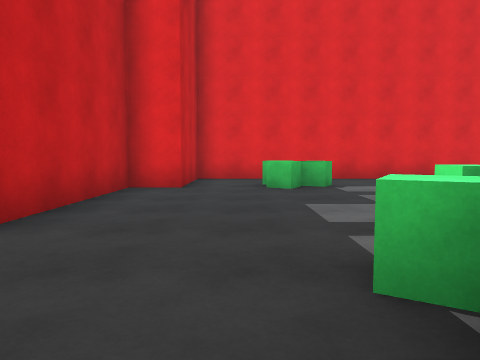
View 1 (above)

21 first-person views from a walk through a 3-D level made in the Unity game engine. The camera is 1.2 m above the floor, tilts 4° down and sees 70° across. The floor is counted in squares, 2 m on a side. Each view is taken from the middle of a square. On the plan, view 1 faces up. The plan holds only what a view shows up to about 10 squares ahead; the rest is blank. The place goes on beyond the plan. Some animated figures are left out.

View 2
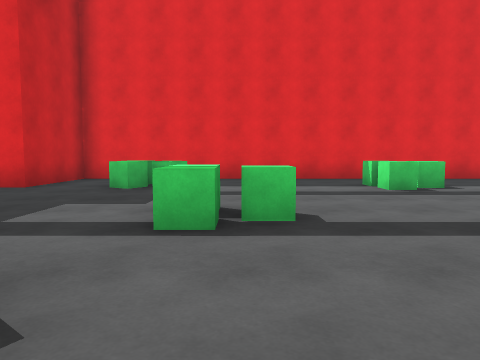

View 3
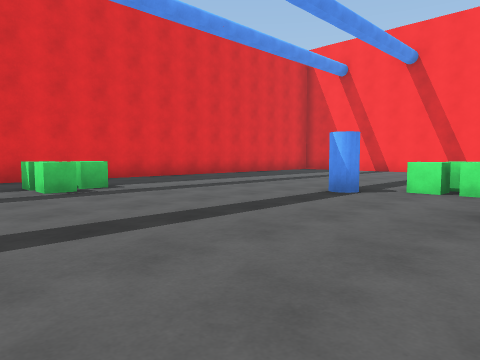

View 4
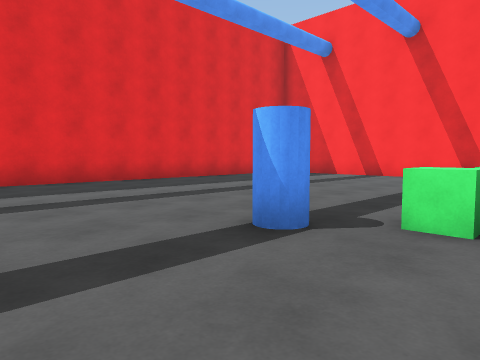

View 5
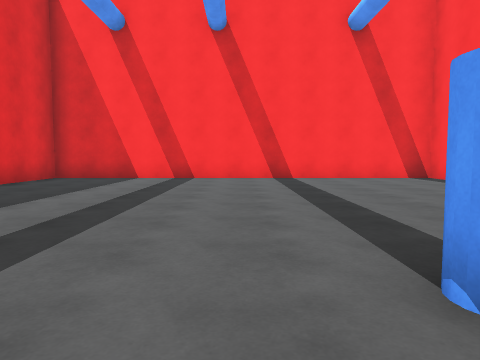

View 6
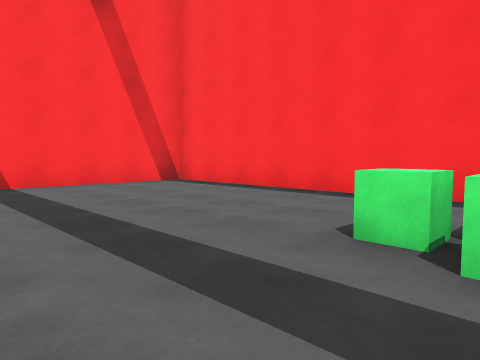

View 7
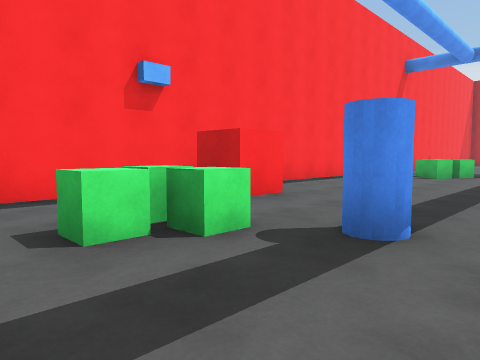

View 8
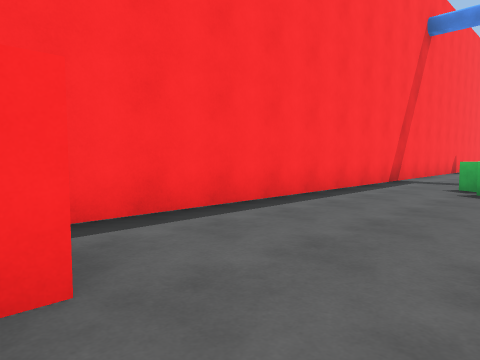

View 9
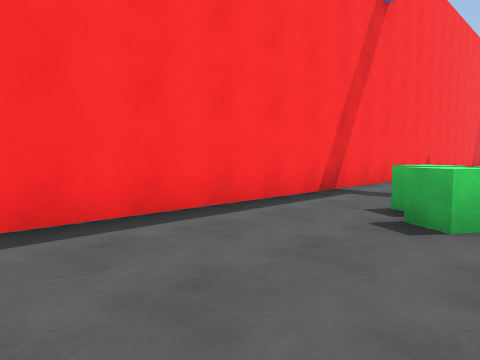

View 10
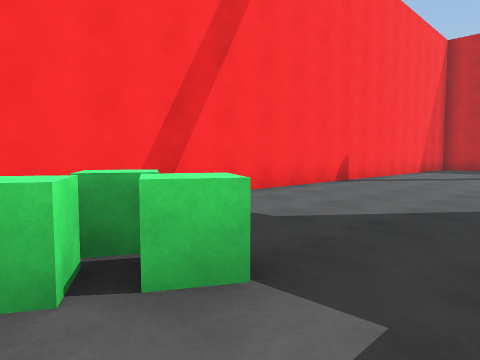

View 11
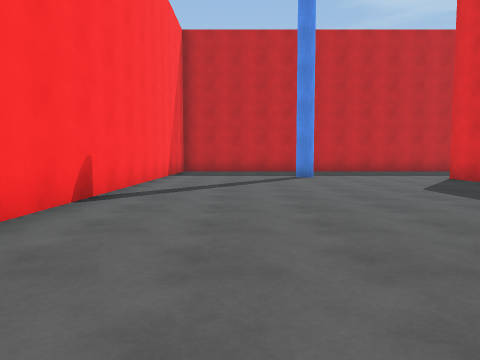

View 12
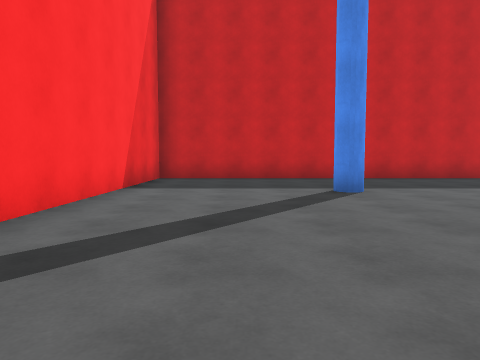

View 13
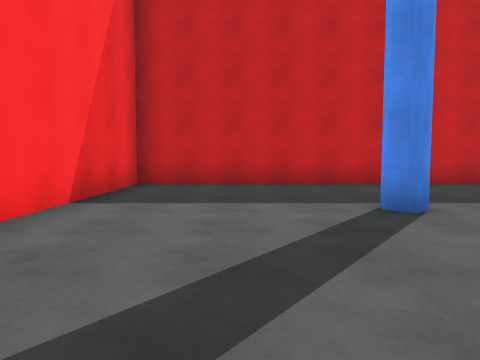

View 14
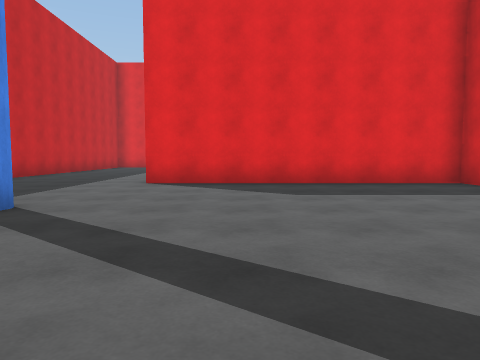

View 15
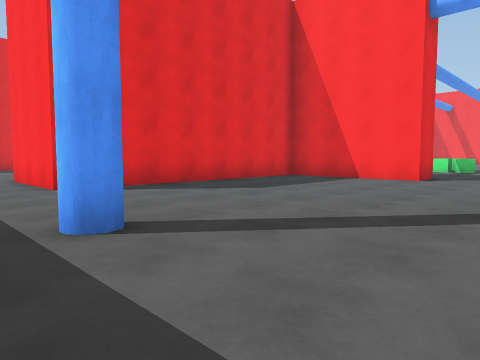

View 16
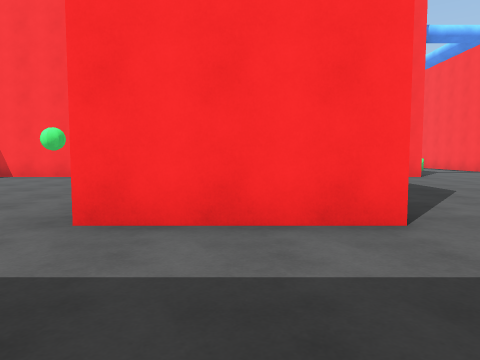

View 17
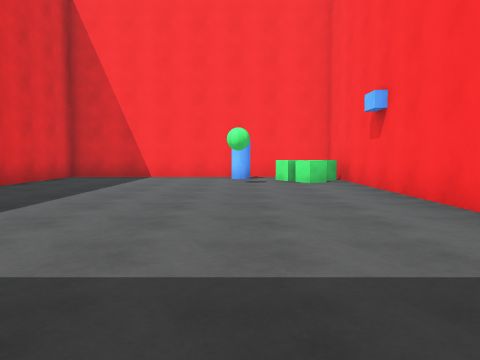

View 18
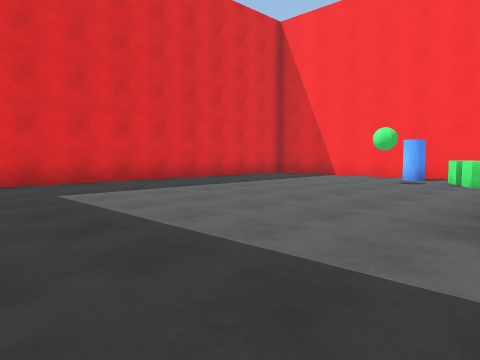

View 19
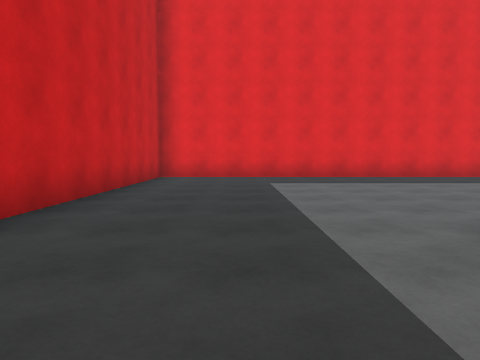

View 20
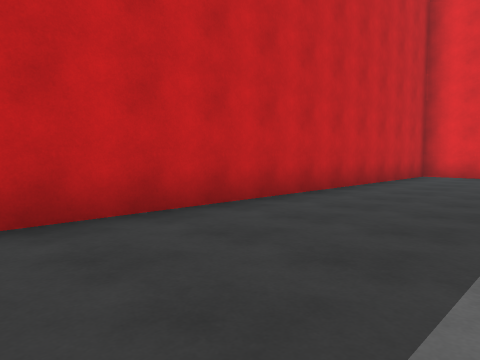

View 21
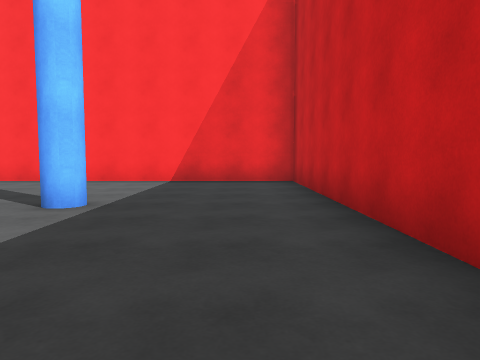

### Floor plan
Points are (right, up) in squares from view 1. A wall is a line through its corners. A room is listed if a view was taken in it or the views show most of it. See-through windows are left out.
Room 1 (views 1, 2, 3, 4, 5, 6, 7, 8, 9, 10, 11, 12, 13, 14, 15, 16, 17, 18, 19, 20, 21)
walls: (-9.4, 9.4) (-3.1, 9.4) (-3.1, 16.8) (-14.3, 16.8) (-14.3, -1.2) (17.4, -1.2) (17.4, 9.1) (15.1, 9.1); (13.1, 9.1) (-1.1, 9.1) (-1.1, 6.6) (-2.1, 6.6) (-2.1, 2.8) (-3.1, 2.8) (-3.1, 6.6) (-10.1, 6.6) (-10.1, 9.5)
objects: ball (-6, 12); cube (-5, 10); cube (-4, 10); cube (-4, 11); cylinder (-4, 12); cube (1, 1); cube (1, 2); other object (1, 7); cube (2, 1); cube (2, 7); cube (3, 3); cube (3, 4); cube (6, 6); cube (6, 7); cube (8, 0); cube (10, 1); cube (10, 2); cylinder (10, 3); cube (11, 1)

Positions as (right, up) in squares from view 1, and headings:
1: (0, 0), facing up
2: (3, 0), facing up
3: (4, 0), facing up-right
4: (7, 1), facing up-right
5: (8, 4), facing right
6: (10, 4), facing down-right
7: (12, 4), facing down-left
8: (8, 2), facing down-left
9: (5, 2), facing down-left
10: (2, 3), facing down-left
11: (-1, 1), facing left
12: (-5, 1), facing left
13: (-7, 1), facing left
14: (-8, -1), facing up
15: (-12, 0), facing up-right
16: (-13, 8), facing right
17: (-13, 12), facing right
18: (-13, 9), facing up-right
19: (-12, 7), facing up
20: (-11, 6), facing up-left
21: (-13, 7), facing down
